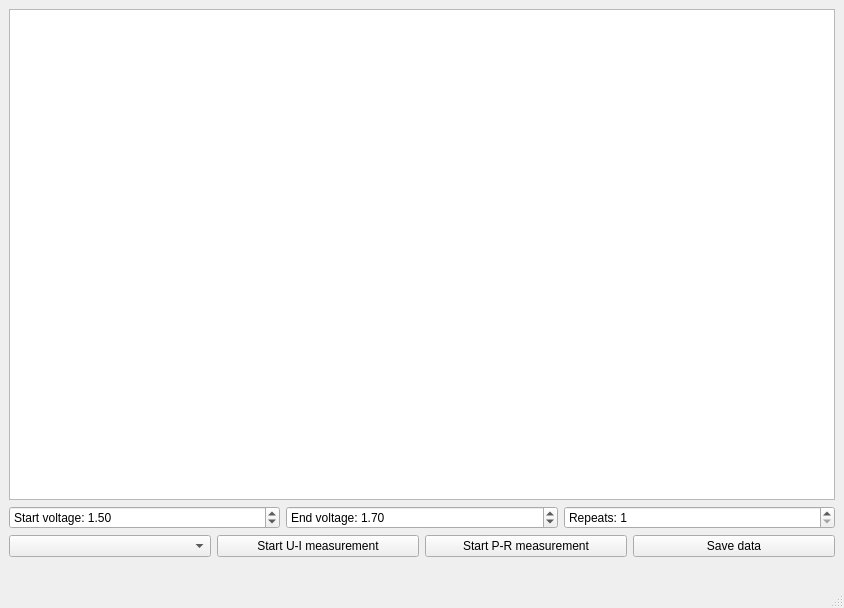
<?xml version="1.0" encoding="UTF-8"?>
<ui version="4.0">
 <class>MainWindow</class>
 <widget class="QMainWindow" name="MainWindow">
  <property name="geometry">
   <rect>
    <x>0</x>
    <y>0</y>
    <width>844</width>
    <height>608</height>
   </rect>
  </property>
  <property name="windowTitle">
   <string>MainWindow</string>
  </property>
  <widget class="QWidget" name="centralwidget">
   <layout class="QVBoxLayout" name="verticalLayout_2">
    <item>
     <layout class="QVBoxLayout" name="verticalLayout">
      <item>
       <widget class="PlotWidget" name="plot_widget"/>
      </item>
      <item>
       <layout class="QHBoxLayout" name="horizontalLayout">
        <item>
         <widget class="QDoubleSpinBox" name="voltage_start">
          <property name="prefix">
           <string>Start voltage: </string>
          </property>
          <property name="maximum">
           <double>3.300000000000000</double>
          </property>
          <property name="singleStep">
           <double>0.100000000000000</double>
          </property>
          <property name="value">
           <double>1.500000000000000</double>
          </property>
         </widget>
        </item>
        <item>
         <widget class="QDoubleSpinBox" name="voltage_end">
          <property name="prefix">
           <string>End voltage: </string>
          </property>
          <property name="maximum">
           <double>3.300000000000000</double>
          </property>
          <property name="singleStep">
           <double>0.100000000000000</double>
          </property>
          <property name="value">
           <double>1.700000000000000</double>
          </property>
         </widget>
        </item>
        <item>
         <widget class="QSpinBox" name="repeats">
          <property name="prefix">
           <string>Repeats: </string>
          </property>
          <property name="minimum">
           <number>1</number>
          </property>
          <property name="maximum">
           <number>1000</number>
          </property>
          <property name="value">
           <number>1</number>
          </property>
         </widget>
        </item>
       </layout>
      </item>
      <item>
       <layout class="QHBoxLayout" name="horizontalLayout_2">
        <item>
         <widget class="QComboBox" name="ports_combo">
          <property name="currentText">
           <string/>
          </property>
          <property name="placeholderText">
           <string>Choose port</string>
          </property>
         </widget>
        </item>
        <item>
         <widget class="QPushButton" name="startUI_button">
          <property name="text">
           <string>Start U-I measurement</string>
          </property>
         </widget>
        </item>
        <item>
         <widget class="QPushButton" name="pushButton">
          <property name="text">
           <string>Start P-R measurement</string>
          </property>
         </widget>
        </item>
        <item>
         <widget class="QPushButton" name="save_button">
          <property name="text">
           <string>Save data</string>
          </property>
         </widget>
        </item>
       </layout>
      </item>
     </layout>
    </item>
    <item>
     <widget class="QLabel" name="portlabel">
      <property name="text">
       <string/>
      </property>
     </widget>
    </item>
   </layout>
  </widget>
  <widget class="QMenuBar" name="menubar">
   <property name="geometry">
    <rect>
     <x>0</x>
     <y>0</y>
     <width>844</width>
     <height>22</height>
    </rect>
   </property>
  </widget>
  <widget class="QStatusBar" name="statusbar"/>
 </widget>
 <customwidgets>
  <customwidget>
   <class>PlotWidget</class>
   <extends>QGraphicsView</extends>
   <header>pyqtgraph</header>
  </customwidget>
 </customwidgets>
 <resources/>
 <connections/>
</ui>
